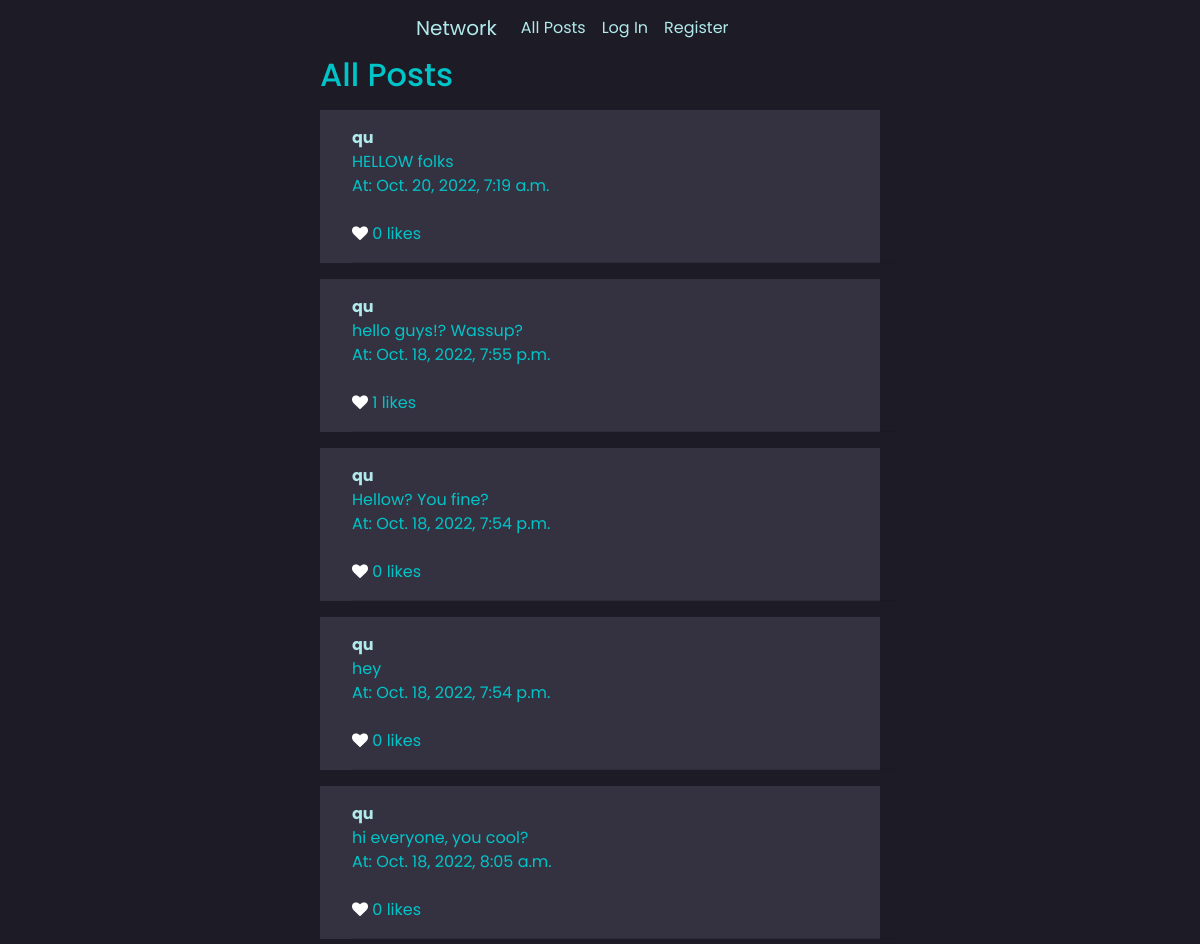
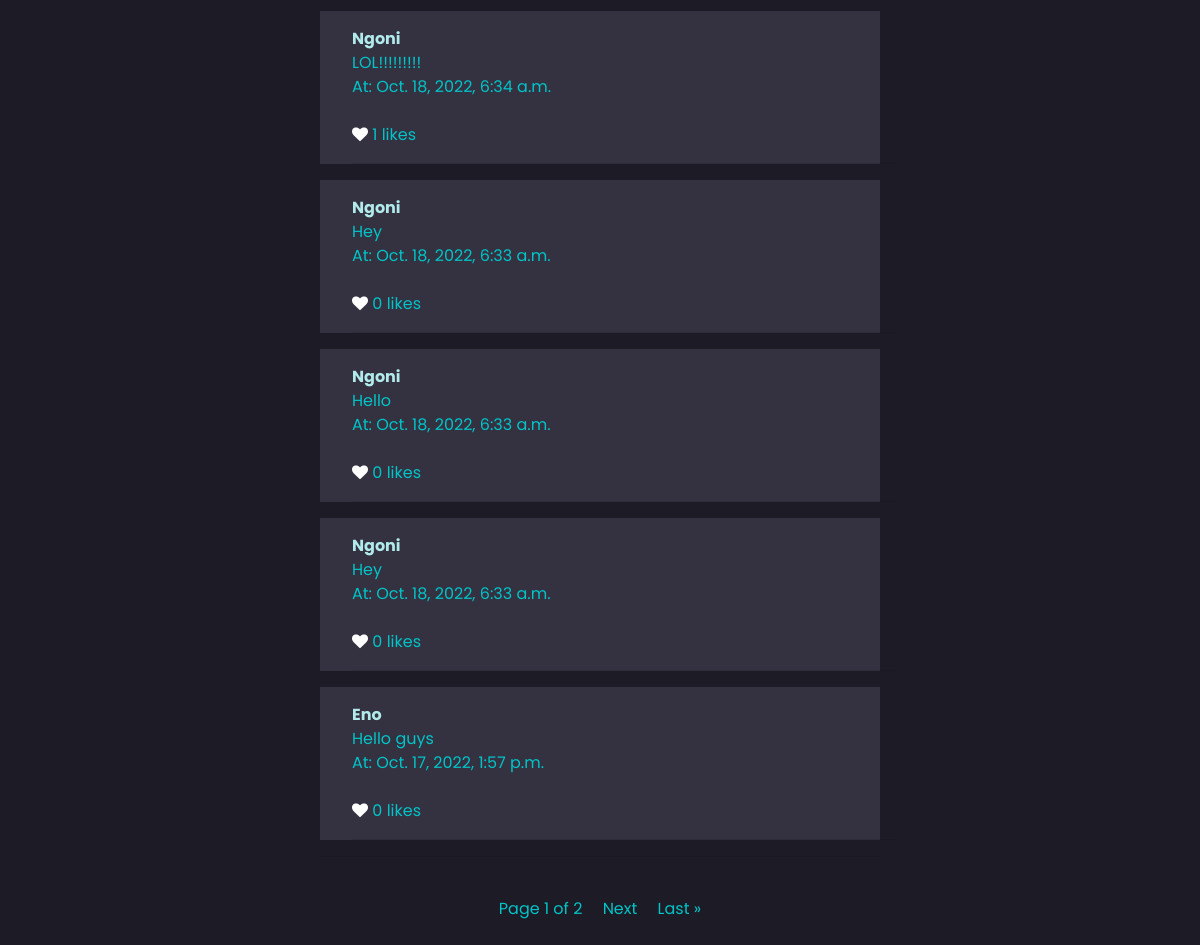
The app's page /, older data (2 pictures, top to bottom).
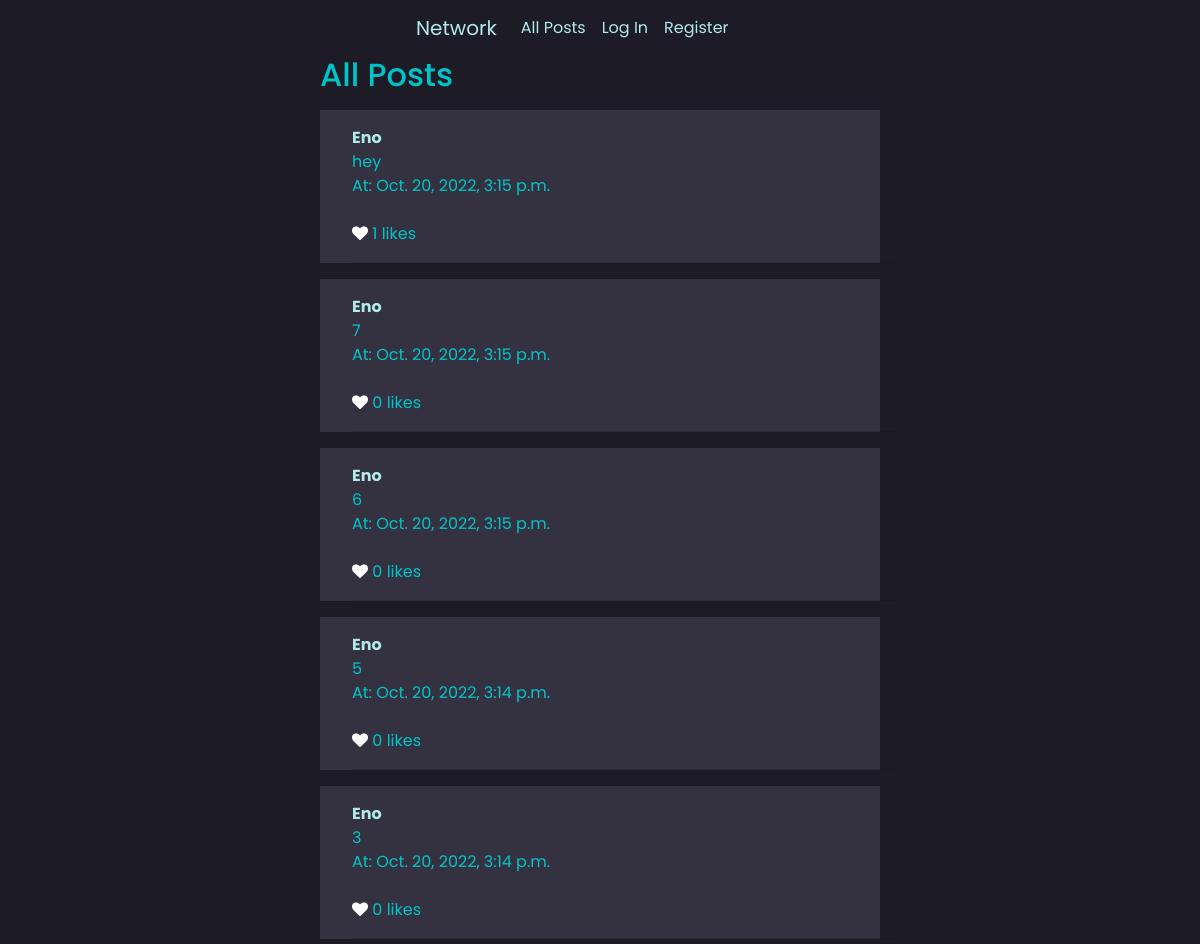
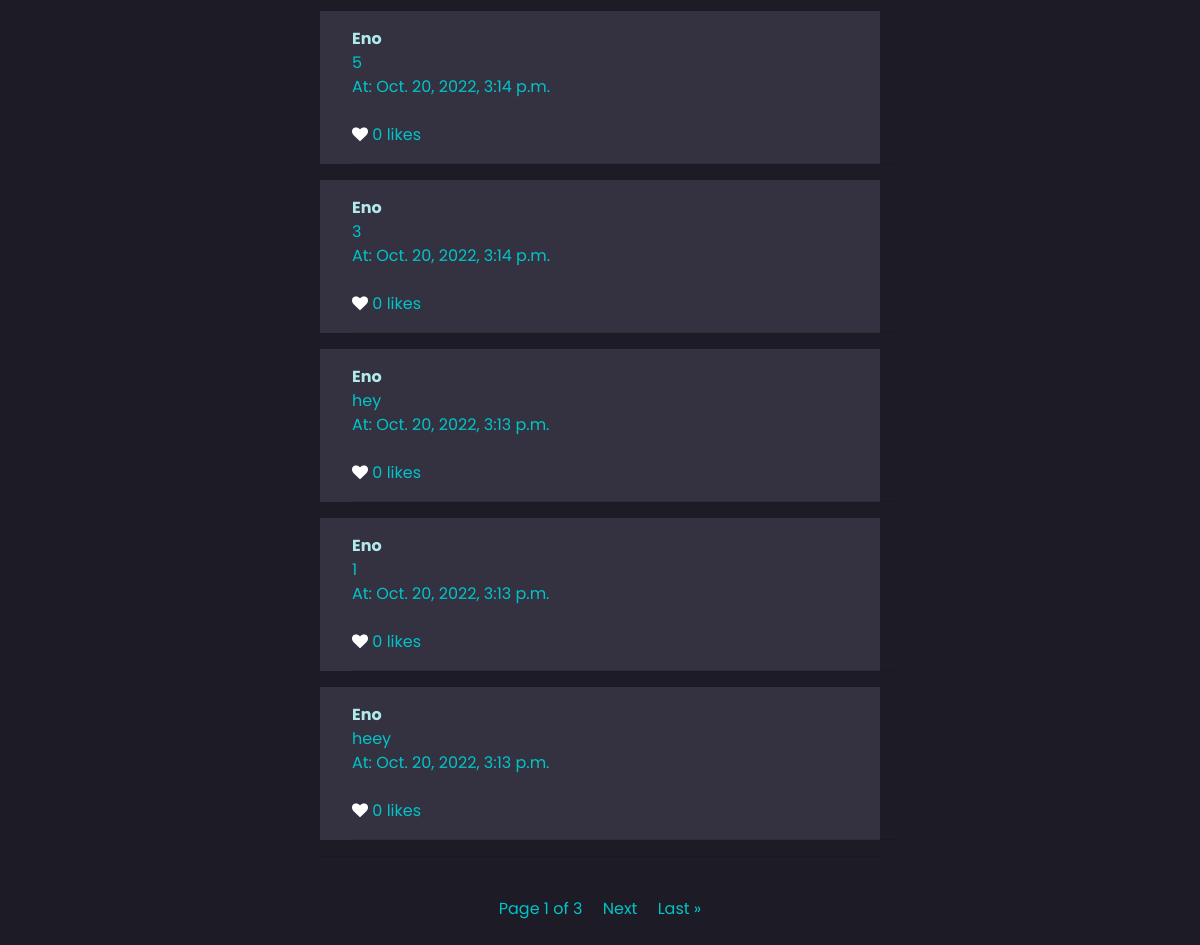
The same page, newer data (2 pictures, top to bottom).
### network/models.py (models this page shows, shortened)
class Post(models.Model):
    body = models.TextField()
    author = models.ForeignKey("User", on_delete=models.CASCADE, related_name="posts")
    date = models.DateTimeField(auto_now_add = True)
    likes = models.ManyToManyField("User", related_name="post_likes")
    def total_likes(self):
        return self.likes.count()

class User(AbstractUser):
    pass

### network/views.py (the view)
# urls.py: path("", views.index, name="index"),
def index(request):
    posts = Post.objects.all().order_by('-date')
    paginator = Paginator(posts, 10)
    page = request.GET.get('page')
    post = paginator.get_page(page)
    return render(request, "network/index.html", {
        "post": post
    })

### network/templates/network/index.html (shortened to what this page needs)
{% extends "network/layout.html" %}
{% load static %}
{% block body %}
<h2>All Posts</h2>
    {% for post in post %}
    <div class="post_item index_post" value="{{post.id}}">
        <div class="container">
        <strong><a href="{% url 'profile' post.author %}">{{post.author}}</a></strong>
        <div class="post-body">
           <div class="original">{{ post.body }}</div>
           <div class="time">At: {{ post.date }}</div>
        </div>
        <br>
        <div class="like-post">
            <form>
                {% if request.user in post.likes.all %}
                <i class="fa fa-heart like-btn" id="{{post.id}}" style="color:red"></i>
                {% else %}
                <i class="fa fa-heart like-btn" id="{{post.id}}" style="color:white"></i>
                {% endif %}
                <span class="likes-count">{{ post.total_likes }}</span> likes
            </form>
        </div>
        <hr>
        </div>
    </div>
    {% endfor %}
    <center>
        <hr><br>
        Page {{ post.number }} of {{ post.paginator.num_pages }}
        {% if post.has_next %}
        <a id="next" href="?page={{ post.next_page_number }}">Next</a>
        <a id="last" href="?page={{ post.paginator.num_pages }}">Last &raquo</a>
        {% endif %}
        <br>
        <br>
    </center>
{% endblock %}

Row changes from the older to the newer data that the page shows:
no longer on this page (row unchanged): Post: author "qu", body "HELLOW folks", date "Oct. 20, 2022, 7:19 a.m.", total_likes "0"
no longer on this page (row unchanged): Post: author "qu", body "hello guys!? Wassup?", date "Oct. 18, 2022, 7:55 p.m.", total_likes "1"
no longer on this page (row unchanged): Post: author "qu", body "Hellow? You fine?", date "Oct. 18, 2022, 7:54 p.m.", total_likes "0"
no longer on this page (row unchanged): Post: author "qu", body "hey", date "Oct. 18, 2022, 7:54 p.m.", total_likes "0"
no longer on this page (row unchanged): Post: author "qu", body "hi everyone, you cool?", date "Oct. 18, 2022, 8:05 a.m.", total_likes "0"
no longer on this page (row unchanged): Post: author "Ngoni", body "LOL!!!!!!!!!", date "Oct. 18, 2022, 6:34 a.m.", total_likes "1"
no longer on this page (row unchanged): Post: author "Ngoni", body "Hey", date "Oct. 18, 2022, 6:33 a.m.", total_likes "0"
no longer on this page (row unchanged): Post: author "Ngoni", body "Hello", date "Oct. 18, 2022, 6:33 a.m.", total_likes "0"
no longer on this page (row unchanged): Post: author "Ngoni", body "Hey", date "Oct. 18, 2022, 6:33 a.m.", total_likes "0"
no longer on this page (row unchanged): Post: author "Eno", body "Hello guys", date "Oct. 17, 2022, 1:57 p.m.", total_likes "0"
added Post: author "Eno", body "hey", date "Oct. 20, 2022, 3:15 p.m.", total_likes "1"
added Post: author "Eno", body "7", date "Oct. 20, 2022, 3:15 p.m.", total_likes "0"
added Post: author "Eno", body "6", date "Oct. 20, 2022, 3:15 p.m.", total_likes "0"
added Post: author "Eno", body "5", date "Oct. 20, 2022, 3:14 p.m.", total_likes "0"
added Post: author "Eno", body "3", date "Oct. 20, 2022, 3:14 p.m.", total_likes "0"
added Post: author "Eno", body "5", date "Oct. 20, 2022, 3:14 p.m.", total_likes "0"
added Post: author "Eno", body "3", date "Oct. 20, 2022, 3:14 p.m.", total_likes "0"
added Post: author "Eno", body "hey", date "Oct. 20, 2022, 3:13 p.m.", total_likes "0"
added Post: author "Eno", body "1", date "Oct. 20, 2022, 3:13 p.m.", total_likes "0"
added Post: author "Eno", body "heey", date "Oct. 20, 2022, 3:13 p.m.", total_likes "0"
Text that changed along with them:
{{ post.paginator.num_pages }}: "2" → "3"
